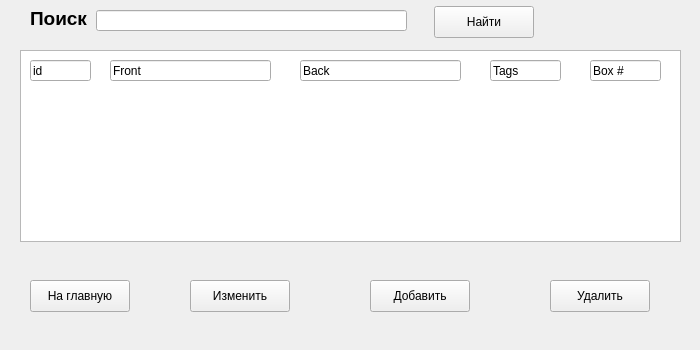
<?xml version="1.0" encoding="UTF-8"?>
<ui version="4.0">
 <class>Form</class>
 <widget class="QWidget" name="Form">
  <property name="geometry">
   <rect>
    <x>0</x>
    <y>0</y>
    <width>700</width>
    <height>350</height>
   </rect>
  </property>
  <property name="windowTitle">
   <string>Form</string>
  </property>
  <widget class="QLineEdit" name="lineEdit">
   <property name="geometry">
    <rect>
     <x>96</x>
     <y>10</y>
     <width>311</width>
     <height>21</height>
    </rect>
   </property>
  </widget>
  <widget class="QLabel" name="label">
   <property name="geometry">
    <rect>
     <x>30</x>
     <y>10</y>
     <width>58</width>
     <height>16</height>
    </rect>
   </property>
   <property name="font">
    <font>
     <pointsize>14</pointsize>
     <bold>true</bold>
    </font>
   </property>
   <property name="text">
    <string>Поиск</string>
   </property>
  </widget>
  <widget class="QTableView" name="tableView">
   <property name="geometry">
    <rect>
     <x>20</x>
     <y>50</y>
     <width>661</width>
     <height>192</height>
    </rect>
   </property>
  </widget>
  <widget class="QLineEdit" name="lineEdit_2">
   <property name="geometry">
    <rect>
     <x>30</x>
     <y>60</y>
     <width>61</width>
     <height>21</height>
    </rect>
   </property>
   <property name="text">
    <string>id</string>
   </property>
  </widget>
  <widget class="QLineEdit" name="lineEdit_3">
   <property name="geometry">
    <rect>
     <x>110</x>
     <y>60</y>
     <width>161</width>
     <height>21</height>
    </rect>
   </property>
   <property name="text">
    <string>Front</string>
   </property>
  </widget>
  <widget class="QLineEdit" name="lineEdit_4">
   <property name="geometry">
    <rect>
     <x>300</x>
     <y>60</y>
     <width>161</width>
     <height>21</height>
    </rect>
   </property>
   <property name="text">
    <string>Back</string>
   </property>
  </widget>
  <widget class="QLineEdit" name="lineEdit_5">
   <property name="geometry">
    <rect>
     <x>490</x>
     <y>60</y>
     <width>71</width>
     <height>21</height>
    </rect>
   </property>
   <property name="text">
    <string>Tags</string>
   </property>
  </widget>
  <widget class="QPushButton" name="pushButton_6">
   <property name="geometry">
    <rect>
     <x>30</x>
     <y>280</y>
     <width>100</width>
     <height>32</height>
    </rect>
   </property>
   <property name="text">
    <string>На главную</string>
   </property>
  </widget>
  <widget class="QPushButton" name="pushButton_7">
   <property name="geometry">
    <rect>
     <x>190</x>
     <y>280</y>
     <width>100</width>
     <height>32</height>
    </rect>
   </property>
   <property name="text">
    <string>Изменить</string>
   </property>
  </widget>
  <widget class="QPushButton" name="pushButton_8">
   <property name="geometry">
    <rect>
     <x>370</x>
     <y>280</y>
     <width>100</width>
     <height>32</height>
    </rect>
   </property>
   <property name="text">
    <string>Добавить</string>
   </property>
  </widget>
  <widget class="QPushButton" name="pushButton_9">
   <property name="geometry">
    <rect>
     <x>550</x>
     <y>280</y>
     <width>100</width>
     <height>32</height>
    </rect>
   </property>
   <property name="text">
    <string>Удалить</string>
   </property>
  </widget>
  <widget class="QLineEdit" name="lineEdit_6">
   <property name="geometry">
    <rect>
     <x>590</x>
     <y>60</y>
     <width>71</width>
     <height>21</height>
    </rect>
   </property>
   <property name="text">
    <string>Box #</string>
   </property>
  </widget>
  <widget class="QPushButton" name="pushButton">
   <property name="geometry">
    <rect>
     <x>434</x>
     <y>6</y>
     <width>100</width>
     <height>32</height>
    </rect>
   </property>
   <property name="text">
    <string>Найти</string>
   </property>
  </widget>
 </widget>
 <resources/>
 <connections/>
</ui>
